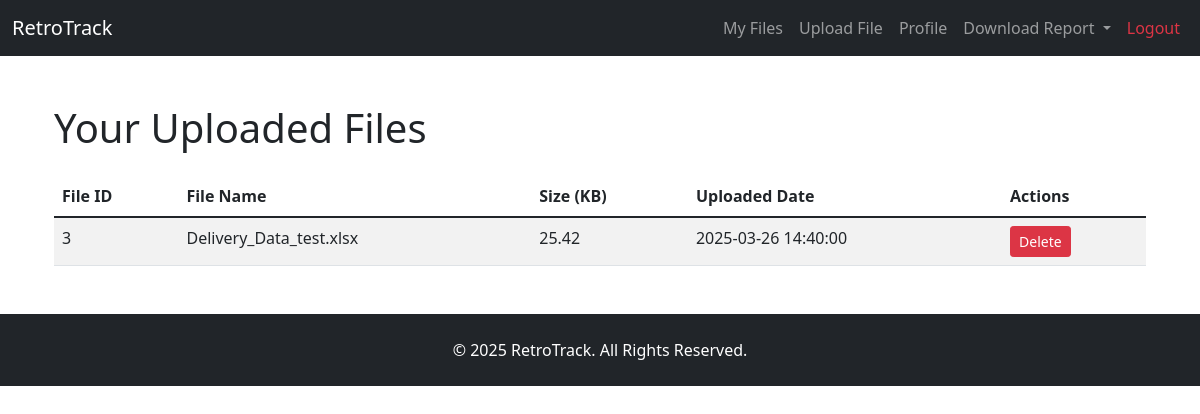
Before: /files (signed in) with the older database file.
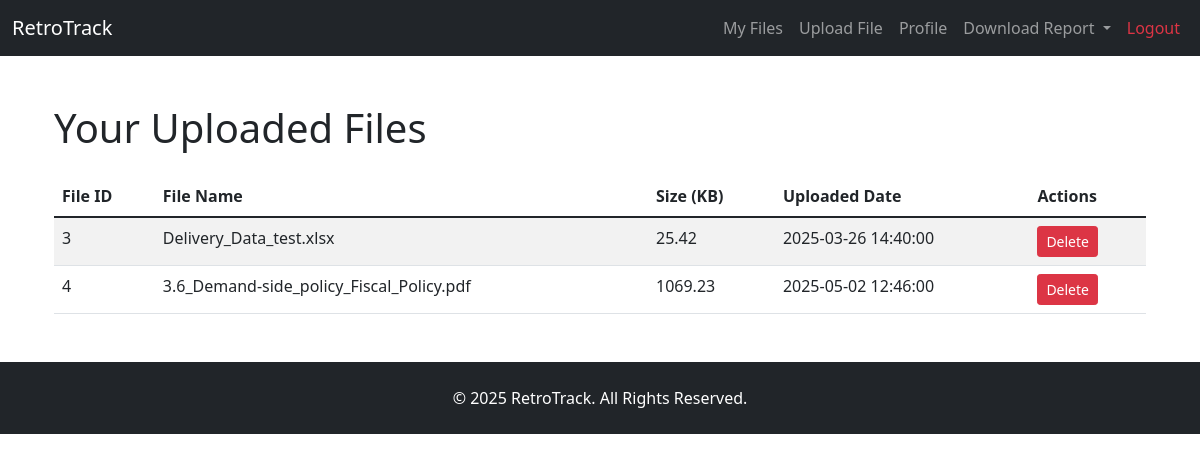
After: the same page with the newer database file.
### app.py (models this page shows, shortened)
class File(db.Model):
    id = db.Column(db.Integer, primary_key=True)
    filename = db.Column(db.String(255), nullable=False)
    upload_date = db.Column(db.DateTime, nullable=False, default=datetime.utcnow)
    size = db.Column(db.Float, nullable=False)
    user_id = db.Column(db.Integer, nullable=False)  # storing owner user id
    parsed_data = db.Column(db.Text, nullable=True)

### app.py (the view)
@app.route('/files')
def files():
    if 'user_id' not in session:
        flash("Login required.", "danger")
        return redirect(url_for('login'))
    user_files = File.query.filter_by(user_id=session['user_id']).all()
    return render_template('files.html', files=user_files)

### app.py (called while the page is built)
@app.context_processor
def inject_now():
    return {"now": datetime.utcnow()}

### templates/files.html
{% extends "base.html" %}
{% block content %}
    <div class="container mt-5">
        <h1>Your Uploaded Files</h1>
        {% if files %}
            <table class="table table-striped mt-4">
                <thead>
                <tr>
                    <th>File ID</th>
                    <th>File Name</th>
                    <th>Size (KB)</th>
                    <th>Uploaded Date</th>
                    <th>Actions</th>
                </tr>
                </thead>
                <tbody>
                {% for file in files %}
                    <tr>
                        <td>{{ file.id }}</td>
                        <td>{{ file.filename }}</td>
                        <td>{{ "%.2f"|format(file.size) }}</td>
                        <td>{{ file.upload_date.strftime('%Y-%m-%d %H:%M:%S') }}</td>
                        <td>
                            <form action="{{ url_for('delete_file', file_id=file.id) }}" method="POST"
                                  style="display: inline;">
                                <button type="submit" class="btn btn-danger btn-sm">Delete</button>
                            </form>
                        </td>
                    </tr>
                {% endfor %}
                </tbody>
            </table>
        {% else %}
            <p>No files uploaded yet. <a href="{{ url_for('upload') }}">Upload one now</a>.</p>
        {% endif %}
    </div>
{% endblock %}

### templates/base.html (shortened to what this page needs)
<!DOCTYPE html>
<html lang="en">
<head>
    <link rel="stylesheet" href="https://cdn.jsdelivr.net/npm/bootstrap@5.1.3/dist/css/bootstrap.min.css">
</head>
<body>
<nav class="navbar navbar-expand-lg navbar-dark bg-dark">
    <div class="container-fluid">
        <a class="navbar-brand" href="{{ url_for('home') }}">RetroTrack</a>
        <div class="collapse navbar-collapse" id="navbarNav">
            <ul class="navbar-nav ms-auto">
                {% if session.get('user_id') %}
                    <li class="nav-item">
                        <a class="nav-link" href="{{ url_for('files') }}">My Files</a>
                    </li>
                    <li class="nav-item">
                        <a class="nav-link" href="{{ url_for('upload') }}">Upload File</a>
                    </li>
                    <li class="nav-item">
                        <a class="nav-link" href="{{ url_for('profile') }}">Profile</a>
                    </li>
                    <li class="nav-item dropdown">
                        <a class="nav-link dropdown-toggle" href="#" id="downloadDropdown" role="button"
                           data-bs-toggle="dropdown" aria-expanded="false">
                            Download Report
                        </a>
                    </li>
                    <li class="nav-item">
                        <a class="nav-link text-danger" href="{{ url_for('logout') }}">Logout</a>
                    </li>
                {% endif %}
            </ul>
        </div>
    </div>
</nav>
<div class="container mt-4">
    {% block content %}{% endblock %}
</div>
<footer class="bg-dark text-white mt-5 py-4 text-center">
    <p class="mb-0">&copy; {{ now.year }} RetroTrack. All Rights Reserved.</p>
</footer>
</body>
</html>

Changed rows visible on the page:
added File: id "4", filename "3.6_Demand-side_policy_Fiscal_Policy.pdf", size "1069.23", upload_date "2025-05-02 12:46:00"
